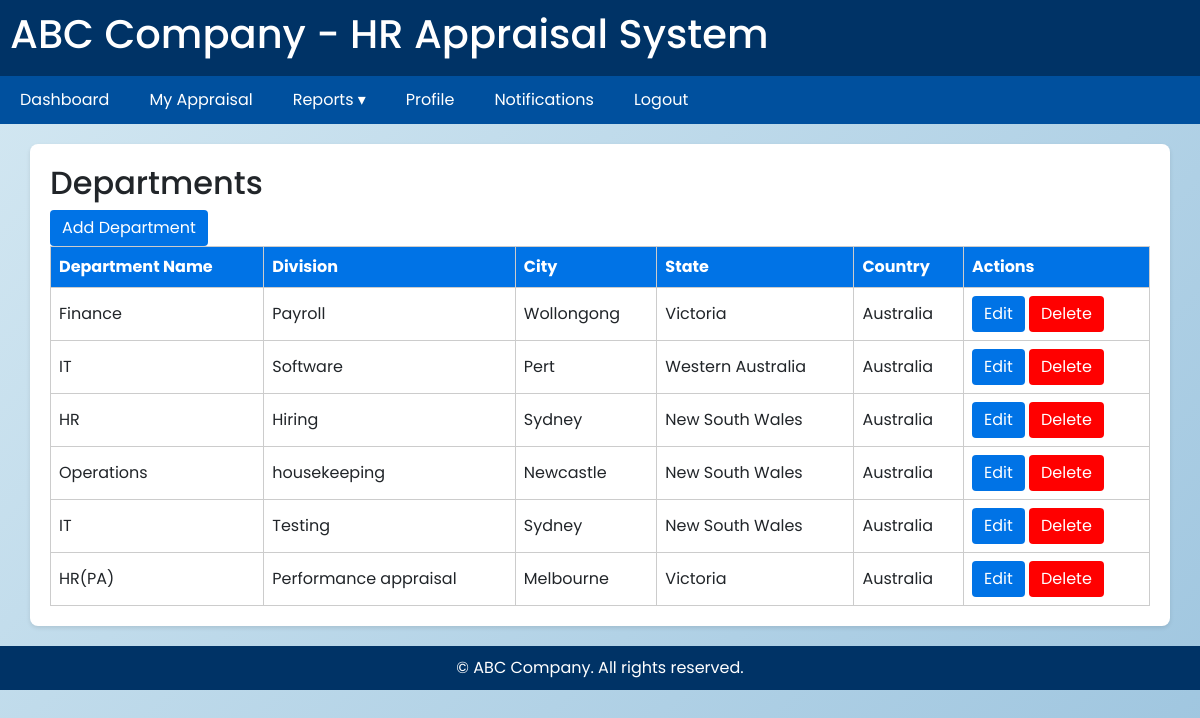
Screenshot of /masters/departments/ (signed in) with the database file from the repository.
### masters/models.py (models this page shows, shortened)
class Department(models.Model):
    name = models.CharField(max_length=100)
    division = models.CharField(max_length=100, blank=True, null=True)
    country = models.ForeignKey(Country, on_delete=models.SET_NULL, null=True, blank=True)
    state = models.ForeignKey(State, on_delete=models.SET_NULL, null=True, blank=True)
    city = models.ForeignKey(City, on_delete=models.SET_NULL, null=True, blank=True)

class City(models.Model):
    state = models.ForeignKey(State, on_delete=models.CASCADE, related_name="cities")
    name = models.CharField(max_length=100)
    def __str__(self):
        return self.name

class State(models.Model):
    country = models.ForeignKey(Country, on_delete=models.CASCADE, related_name="states")
    name = models.CharField(max_length=100)
    def __str__(self):
        return self.name

class Country(models.Model):
    name = models.CharField(max_length=100)
    def __str__(self):
        return self.name

### masters/views.py (the view)
# urls.py: path("departments/", views.list_departments, name="list_departments"),
@login_required
def list_departments(request):
    departments = Department.objects.all()
    for session in Session.objects.all():
        data = session.get_decoded()
        print("Session Key:", session.session_key)
        print("Decoded data:", data)
        uid = data.get('_auth_user_id')
        if uid:
            user = User.objects.get(pk=uid)
            print("Logged in as:",user.username)
    return render(request, "masters/departments_list.html", {"departments": departments})

### masters/context_processors.py (called while the page is built)
def role_name(request):
    if request.user.is_authenticated:
        try:
            employee = Employee.objects.get(user=request.user)
            return {"role_name": employee.role.role_name.lower()}
        except Employee.DoesNotExist:
            return {"role_name": None}
    return {"role_name": None}

### templates/masters/departments_list.html (shortened to what this page needs)
{% extends "base.html" %}
{% block content %}
{% load static %}
<div class="container">
  <h2>Departments</h2>
  <a class="btn" href="{% url 'masters:add_department' %}">Add Department </a>
  <table>
    <tr>
      <th>Department Name </th><th>Division</th><th>City</th><th>State</th><th>Country</th><th>Actions</th>
    </tr>
    {% for dept in departments %}
    <tr>
      <td>{{ dept.name }}</td>
      <td>{{ dept.division }}</td>
      <td>{{ dept.city }}</td>
      <td>{{ dept.state }}</td>
      <td>{{ dept.country }}</td>
      <td>
        <a href="{% url 'masters:edit_department' dept.id %}" class="btn">Edit</a>
        <a href="{% url 'masters:delete_department' dept.id %}" class="btn" style="background-color:red;">Delete</a>
      </td>
    </tr>
    {% empty %}
    <tr><td colspan="6">No departments yet.</td></tr>
    {% endfor %}
  </table>
</div>
{% endblock %}

### static/style.css (style rules this page uses)
* { margin: 0; padding: 0; box-sizing: border-box; font-family: "Poppins", sans-serif; }
body { margin: 0; padding: 0; background: linear-gradient(135deg, #d4e8f2, #9ec5df); height: 100vh; overflow: hidden; }

### templates/base.html (style rules this page uses)
body { font-family: Arial, sans-serif; margin:0; background-color:#f5f9fc; }
.container { background:white; padding:20px; border-radius:8px; box-shadow:0 2px 4px rgba(0,0,0,0.1); }
table { border-collapse:collapse; width:100%; }
table, th, td { border:1px solid #ccc; }
th { background-color:#0073e6; color:white; }
td, th { padding:8px; text-align:left; }
.btn { background-color:#0073e6; color:white; padding:6px 12px; border:none; border-radius:4px; cursor:pointer; }

### rows the page displays
Department: name "Finance", division "Payroll", city "Wollongong", state "Victoria", country "Australia"
Department: name "IT", division "Software", city "Pert", state "Western Australia", country "Australia"
Department: name "HR", division "Hiring", city "Sydney", state "New South Wales", country "Australia"
Department: name "Operations", division "housekeeping", city "Newcastle", state "New South Wales", country "Australia"
Department: name "IT", division "Testing", city "Sydney", state "New South Wales", country "Australia"
Department: name "HR(PA)", division "Performance appraisal", city "Melbourne", state "Victoria", country "Australia"
